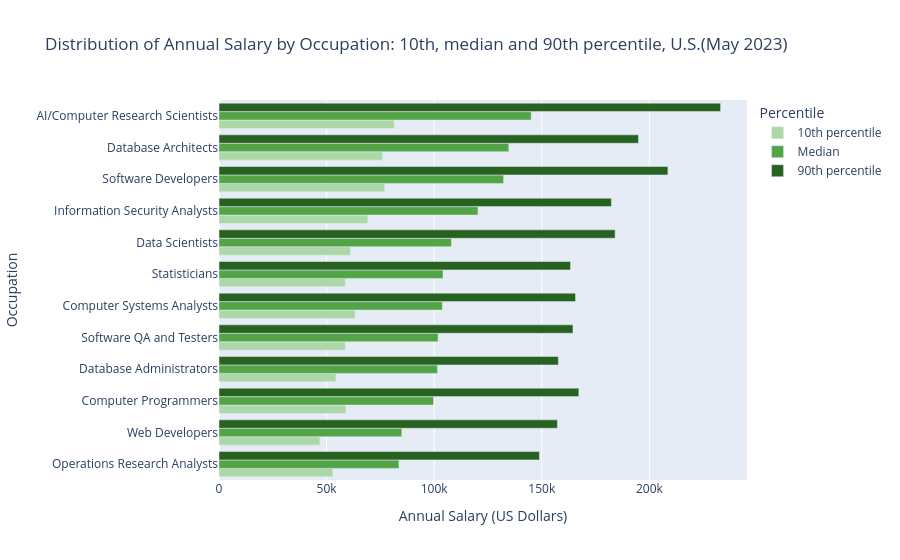

Notebook cell for this chart:
### Markdown cell above
3.3 Visualisation 3: Grouped bar chart - the distribution of annual salary by each occupation

### Code cell
annual_salary = national[['ROLE', 'A_PCT10', 'A_MEDIAN', 'A_PCT90']].sort_values(by='A_MEDIAN')
annual_salary = annual_salary.rename(columns={'A_PCT10' : '10th percentile', 'A_MEDIAN':'Median', 'A_PCT90' : '90th percentile'})

as_to_long = annual_salary.melt(id_vars='ROLE', var_name='Percentile', value_name='Annual Salary (US Dollars)')

p_colours_list = { '10th percentile': '#ACD8A7', 'Median' : '#52A447', '90th percentile': '#276221'}

salaries_figure = px.bar(as_to_long, x='Annual Salary (US Dollars)', y='ROLE', color='Percentile',
                         barmode='group', orientation='h', color_discrete_map = p_colours_list, labels={'ROLE': 'Occupation'}, 
                         title='Distribution of Annual Salary by Occupation: 10th, median and 90th percentile, U.S.(May 2023)')
salaries_figure.update_layout(height=800)
salaries_figure.show()

### Figure 1 — Plotly figure (JSON) as saved in the notebook; plotly's stock layout.template omitted (floating-point values rounded to 4 significant figures)
{"data": [{"alignmentgroup": "True", "hovertemplate": "Percentile=10th percentile<br>Annual Salary (US Dollars)=%{x}<br>Occupation=%{y}<extra></extra>", "legendgroup": "10th percentile", "marker": {"color": "#ACD8A7", "pattern": {"shape": ""}}, "name": "10th percentile", "offsetgroup": "10th percentile", "orientation": "h", "showlegend": true, "textposition": "auto", "type": "bar", "x": [52930, 46850, 58950, 54320, 58740, 63230, 58690, 61070, 69210, 77020, 76000, 81450], "xaxis": "x", "y": ["Operations Research Analysts", "Web Developers", "Computer Programmers", "Database Administrators", "Software QA and Testers", "Computer Systems Analysts", "Statisticians", "Data Scientists", "Information Security Analysts", "Software Developers", "Database Architects", "AI/Computer Research Scientists"], "yaxis": "y"}, {"alignmentgroup": "True", "hovertemplate": "Percentile=Median<br>Annual Salary (US Dollars)=%{x}<br>Occupation=%{y}<extra></extra>", "legendgroup": "Median", "marker": {"color": "#52A447", "pattern": {"shape": ""}}, "name": "Median", "offsetgroup": "Median", "orientation": "h", "showlegend": true, "textposition": "auto", "type": "bar", "x": [83640, 84960, 99700, 101510, 101800, 103800, 104110, 108020, 120360, 132270, 134700, 145080], "xaxis": "x", "y": ["Operations Research Analysts", "Web Developers", "Computer Programmers", "Database Administrators", "Software QA and Testers", "Computer Systems Analysts", "Statisticians", "Data Scientists", "Information Security Analysts", "Software Developers", "Database Architects", "AI/Computer Research Scientists"], "yaxis": "y"}, {"alignmentgroup": "True", "hovertemplate": "Percentile=90th percentile<br>Annual Salary (US Dollars)=%{x}<br>Occupation=%{y}<extra></extra>", "legendgroup": "90th percentile", "marker": {"color": "#276221", "pattern": {"shape": ""}}, "name": "90th percentile", "offsetgroup": "90th percentile", "orientation": "h", "showlegend": true, "textposition": "auto", "type": "bar", "x": [148920, 157280, 167230, 157710, 164520, 165700, 163360, 184090, 182370, 208620, 194960, 233110], "xaxis": "x", "y": ["Operations Research Analysts", "Web Developers", "Computer Programmers", "Database Administrators", "Software QA and Testers", "Computer Systems Analysts", "Statisticians", "Data Scientists", "Information Security Analysts", "Software Developers", "Database Architects", "AI/Computer Research Scientists"], "yaxis": "y"}], "layout": {"autosize": true, "barmode": "group", "legend": {"title": {"text": "Percentile"}, "tracegroupgap": 0}, "title": {"text": "Distribution of Annual Salary by Occupation: 10th, median and 90th percentile, U.S.(May 2023)"}, "xaxis": {"anchor": "y", "autorange": true, "domain": [0, 1], "range": [0, 245400.0], "title": {"text": "Annual Salary (US Dollars)"}, "type": "linear"}, "yaxis": {"anchor": "x", "autorange": true, "domain": [0, 1], "range": [-0.5, 11.5], "title": {"text": "Occupation"}, "type": "category"}}}
